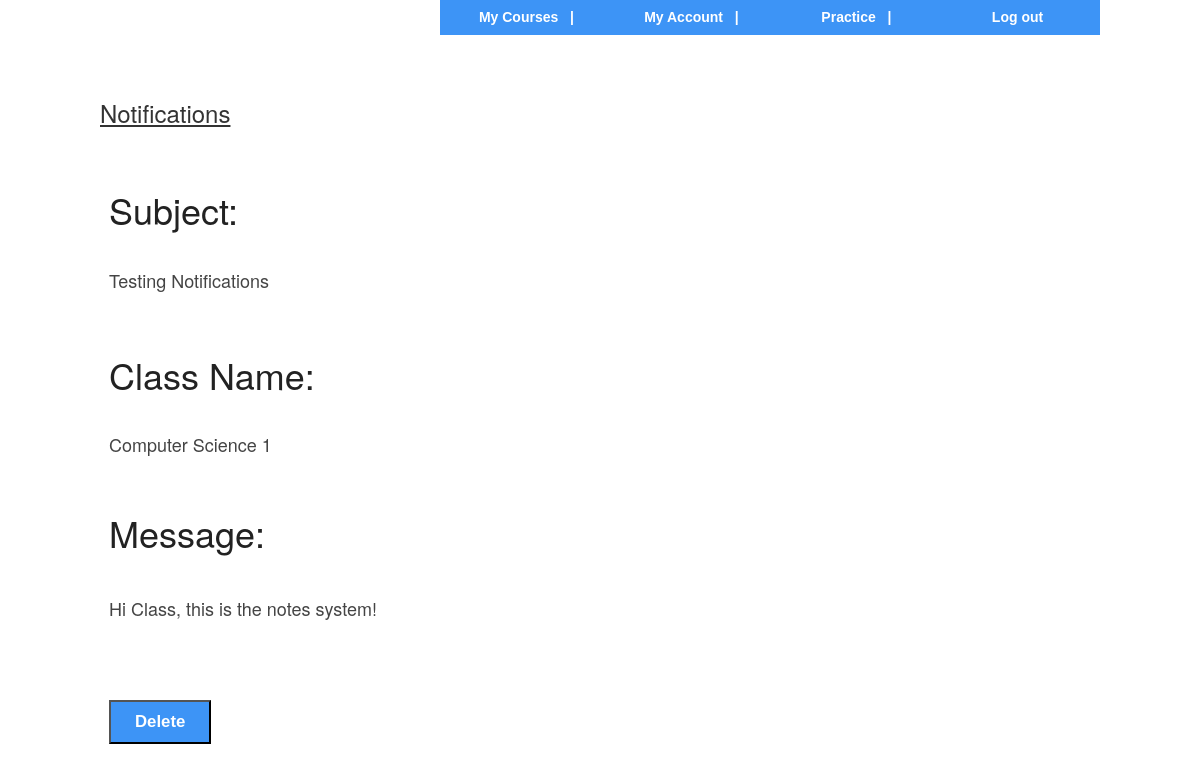
The app's page /shared_php/viewNotif.php (signed in) with its own data.
### shared_php/viewNotif.php (the view, shortened to what this page needs)
<?php
	include("../shared_php/header.php");
?>
	<?php
		$result1 = $_SESSION['idmember'];
        $q=" SELECT idNotification,NotificationName,NotificationText,NotificationClassId FROM Notification,Roster WHERE NotificationClassId=ClassId AND StudentId='". $result1 ."' ";
        $result2=mysql_query($q);
	echo ("<br><br> <h3> <u> Notifications </u> </h3> <br> ");
	while($data = mysql_fetch_row($result2)){
  	echo "<div id='form_container'>";
    	echo "	<form action='' method='post' >";
		echo "	<ul >";
		echo "	<li id='li_1' >";
		echo "<label class='description' for='subject'><h1> Subject: </h1> <br> </label> ";
		echo	"<div>";
		echo			"	<h4>	 $data[1] </h4>  ";
		echo		"</div>";
		echo	"</li>";
		echo "	<li id='li_3' >";
		echo "<label class='description' for='id'>  </label>";
		echo	"<div>";
		echo		"</div>";
		echo	"</li>";
		echo	"<li id='li_2' >";
		echo		"<label class='description' for='classname'><h1> Class Name: </h1> <br>  </label>";
		echo		"<div>";
			$classnameQueryString = "SELECT ClassName FROM Classes WHERE idClass='". $data[3] ."' ";
    		$classnameQuery = mysql_query($classnameQueryString);
    		$classnameRow = mysql_fetch_array($classnameQuery);
 	    echo "<h4>" . $classnameRow['ClassName'] . "</h4><br />";
    	echo			"</div>";
		echo		"<label class='description' for='message'><h1> Message: </h1></label> <br>";
		echo	"	<div>";
		echo	"		<h4> $data[2] </h4> <br> <br> <hr> ";
		echo		"</div>";
    echo "<div>";
	echo "<li class='buttons'>";
	echo "<input id='deletenotif' style='float:left;display:block;' class='button' type='submit' name='submit' value='Delete' />";
	echo "</li>";
    echo "</div>";
	echo "</ul>";
    echo "</form>";
    echo (" </a> <br> <hr>");
}
?>
<?php
echo ("<br> <br> <br>");
?>
<?php
	include("../shared_php/footer.php");
?>

### css/main.css (style rules this page uses)
body { background: whitesmoke; font: 14px/21px "HelveticaNeue", "Helvetica Neue", Helvetica, Arial, sans-serif; color: black; -webkit-font-smoothing: antialiased; -webkit-text-size-adjust: none; }
h1 { font: bold 16px Tahoma; }
header,bottom, section, footer, aside, nav, table, textarea, ul { display:block; }
#form_container { margin:10px 0px; text-align:left; width:640px; }
.button { background-color:#3d94f6; display:inline-block; color:#ffffff; font-family:arial; font-size:15px; font-weight:bold; padding:8px 24px; text-decoration:none; }
form ul { font-size:100%; list-style-type:none; margin:0; padding:0; width:100%; }
form li { display:block; margin:0; padding:4px 5px 2px 9px; position:relative; }
form li:after { clear:both; content:"."; display:block; height:0; visibility:hidden; }
.buttons:after { clear:both; content:"."; display:block; height:0; visibility:hidden; }
.buttons { clear:both; display:block; margin-top:10px; }
form li div { color:#444; margin:0 4px 0 0; padding:0 0 8px; }
.buttons input { font-size:120%; margin-right:5px; }
label.description { border:none; color:#222; display:block; font-size:95%; font-weight:700; line-height:150%; padding:0 0 1px; }

### records on screen
notification: NotificationName "Testing Notifications", NotificationClassId.ClassName "Computer Science 1", NotificationText "Hi Class, this is the notes system!"
